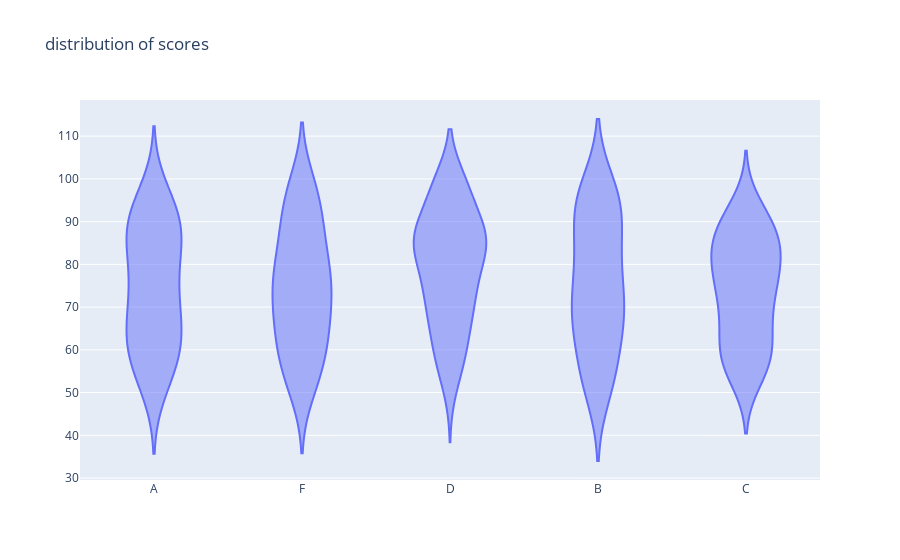

Notebook source saved alongside this figure:
### Code cell
#2. Using the Student Grades, create a violin plot to display the distribution of scores across different grade categories.
np.random.seed(15)
data = {
'Grade': np.random.choice(['A', 'B', 'C', 'D', 'F'], 200),
'Score': np.random.randint(50, 100, 200)
}

df = pd.DataFrame(data)

fig = go.Figure()
fig.add_trace(go.Violin(x = df['Grade'], 
                        y= df['Score']))
fig.update_layout(title='distribution of scores')
fig.show()

### Figure 1 — Plotly figure (JSON) as saved in the notebook; plotly's stock layout.template omitted (floating-point values rounded to 4 significant figures; data arrays with more than 128 entries replaced by an {"elided": "..."} marker saying what was removed)
{"data": [{"type": "violin", "x": {"elided": "200 str values"}, "y": {"elided": "200 int values"}}], "layout": {"title": {"text": "distribution of scores"}}}
